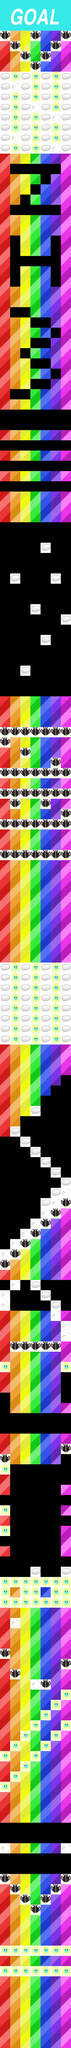

This is a level from a 2D game, rendered from its Tiled map with the project's own tilesets. A one-line summary and the map file follow, with tile-layer data summarised:
An orthogonal 7x200 tile map with 64x64 px tiles, 2 tile layers (Tile Layer 1, Tile Layer 2), 3 tilesets.

<map version="1.0" orientation="orthogonal" width="7" height="200" tilewidth="64" tileheight="64">
 <tileset firstgid="1" name="rainbowTileSet" tilewidth="64" tileheight="64">
  <image source="../images/tilesets/rainbowTileSet.png" width="448" height="384" />
  <tile id="0">
   <properties>
    <property name="platform" value="true" />
   </properties>
  </tile>
  <tile id="1">
   <properties>
    <property name="platform" value="true" />
   </properties>
  </tile>
  <tile id="2">
   <properties>
    <property name="platform" value="true" />
   </properties>
  </tile>
  <tile id="3">
   <properties>
    <property name="platform" value="true" />
   </properties>
  </tile>
  <tile id="4">
   <properties>
    <property name="platform" value="true" />
   </properties>
  </tile>
  <tile id="5">
   <properties>
    <property name="platform" value="true" />
   </properties>
  </tile>
  <tile id="6">
   <properties>
    <property name="platform" value="true" />
   </properties>
  </tile>
  <tile id="7">
   <properties>
    <property name="platform" value="true" />
   </properties>
  </tile>
  <tile id="8">
   <properties>
    <property name="platform" value="true" />
   </properties>
  </tile>
  <tile id="9">
   <properties>
    <property name="platform" value="true" />
   </properties>
  </tile>
  <tile id="10">
   <properties>
    <property name="platform" value="true" />
   </properties>
  </tile>
  <tile id="11">
   <properties>
    <property name="platform" value="true" />
   </properties>
  </tile>
  <tile id="12">
   <properties>
    <property name="platform" value="true" />
   </properties>
  </tile>
  <tile id="13">
   <properties>
    <property name="platform" value="true" />
   </properties>
  </tile>
  <tile id="14">
   <properties>
    <property name="platform" value="true" />
   </properties>
  </tile>
  <tile id="15">
   <properties>
    <property name="platform" value="true" />
   </properties>
  </tile>
  <tile id="16">
   <properties>
    <property name="platform" value="true" />
   </properties>
  </tile>
  <tile id="17">
   <properties>
    <property name="platform" value="true" />
   </properties>
  </tile>
  <tile id="18">
   <properties>
    <property name="platform" value="true" />
   </properties>
  </tile>
  <tile id="19">
   <properties>
    <property name="platform" value="true" />
   </properties>
  </tile>
  <tile id="20">
   <properties>
    <property name="platform" value="true" />
   </properties>
  </tile>
 </tileset>
 <tileset firstgid="43" name="rainbowTileSet" tilewidth="64" tileheight="64">
  <image source="../images/tilesets/rainbowTileSet.png" width="448" height="384" />
  <tile id="21">
   <properties>
    <property name="coin" value="true" />
    <property name="platform" value="true" />
   </properties>
  </tile>
  <tile id="22">
   <properties>
    <property name="platform" value="true" />
   </properties>
  </tile>
  <tile id="23">
   <properties>
    <property name="platform" value="true" />
   </properties>
  </tile>
  <tile id="24">
   <properties>
    <property name="platform" value="true" />
   </properties>
  </tile>
  <tile id="25">
   <properties>
    <property name="platform" value="true" />
   </properties>
  </tile>
  <tile id="26">
   <properties>
    <property name="platform" value="true" />
   </properties>
  </tile>
  <tile id="27">
   <properties>
    <property name="platform" value="true" />
   </properties>
  </tile>
  <tile id="28">
   <properties>
    <property name="platform" value="true" />
   </properties>
  </tile>
  <tile id="29">
   <properties>
    <property name="platform" value="true" />
   </properties>
  </tile>
  <tile id="30">
   <properties>
    <property name="platform" value="true" />
   </properties>
  </tile>
  <tile id="31">
   <properties>
    <property name="platform" value="true" />
   </properties>
  </tile>
  <tile id="32">
   <properties>
    <property name="platform" value="true" />
   </properties>
  </tile>
  <tile id="33">
   <properties>
    <property name="platform" value="true" />
   </properties>
  </tile>
  <tile id="34">
   <properties>
    <property name="platform" value="true" />
   </properties>
  </tile>
  <tile id="35">
   <properties>
    <property name="platform" value="true" />
   </properties>
  </tile>
  <tile id="36">
   <properties>
    <property name="platform" value="true" />
   </properties>
  </tile>
  <tile id="37">
   <properties>
    <property name="platform" value="true" />
   </properties>
  </tile>
  <tile id="38">
   <properties>
    <property name="platform" value="true" />
   </properties>
  </tile>
  <tile id="39">
   <properties>
    <property name="platform" value="true" />
   </properties>
  </tile>
  <tile id="40">
   <properties>
    <property name="platform" value="true" />
   </properties>
  </tile>
  <tile id="41">
   <properties>
    <property name="platform" value="true" />
   </properties>
  </tile>
 </tileset>
 <tileset firstgid="85" name="enemytileset" tilewidth="64" tileheight="64">
  <image source="../images/tilesets/enemytileset.png" width="256" height="64" />
  <tile id="0">
   <properties>
    <property name="type" value="bird" />
   </properties>
  </tile>
  <tile id="1">
   <properties>
    <property name="type" value="cloud" />
   </properties>
  </tile>
  <tile id="2">
   <properties>
    <property name="type" value="electric" />
   </properties>
  </tile>
  <tile id="3">
   <properties>
    <property name="type" value="snow" />
   </properties>
  </tile>
 </tileset>
 <layer name="Tile Layer 1" width="7" height="200">
  <data>[1400 cells, 882 non-empty, 42 distinct tile ids]</data>
 </layer>
 <layer name="Tile Layer 2" width="7" height="200">
  <data>[1400 cells, 276 non-empty, 4 distinct tile ids]</data>
 </layer>
</map>
